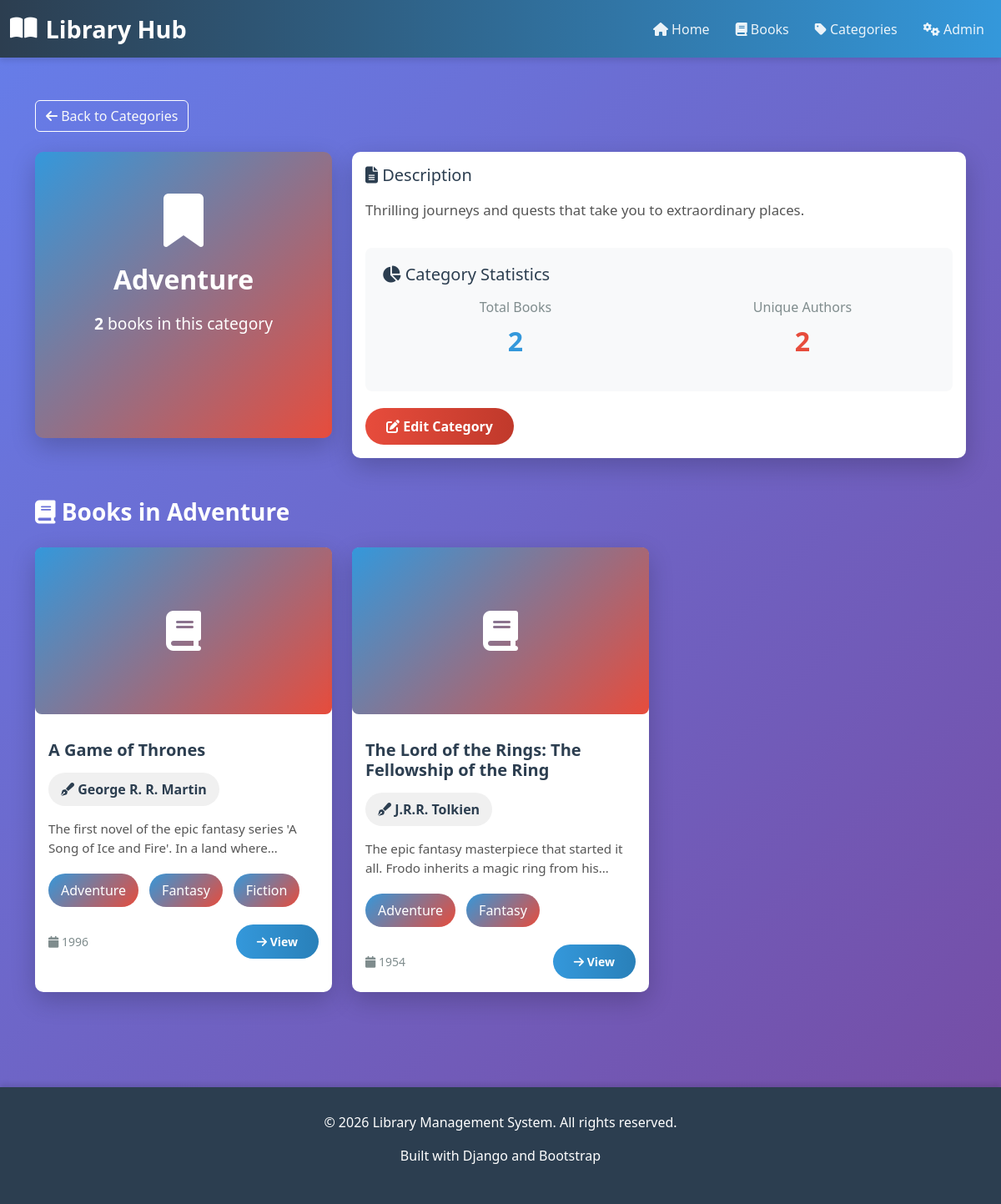
Screenshot of /categories/2/ with the database file from the repository.
### mainapp/models.py (models this page shows, shortened)
class Category(models.Model):
    name = models.CharField(max_length=100)
    description = models.TextField(blank=True, null=True)
    created_at = models.DateTimeField(auto_now_add=True)
    class Meta:
        verbose_name_plural = "Categories"
        ordering = ['name']

class Book(models.Model):
    title = models.CharField(max_length=300)
    author = models.ForeignKey(Author, on_delete=models.CASCADE, related_name='books')
    categories = models.ManyToManyField(Category, related_name='books')
    published = models.DateField()
    description = models.TextField(blank=True, null=True)
    isbn = models.CharField(max_length=20, blank=True, null=True)
    pages = models.IntegerField(blank=True, null=True)
    created_at = models.DateTimeField(auto_now_add=True)
    class Meta:
        ordering = ['-published']

class Author(models.Model):
    name = models.CharField(max_length=200)
    created_at = models.DateTimeField(auto_now_add=True)
    class Meta:
        ordering = ['name']

### mainapp/views.py (the view)
# urls.py: path('categories/<int:pk>/', views.category_detail, name='category_detail'),
def category_detail(request, pk):
    category = Category.objects.get(pk=pk)
    books = category.books.all()
    context = {'category': category, 'books': books}
    return render(request, 'mainapp/category_detail.html', context)

### mainapp/templates/mainapp/category_detail.html (shortened to what this page needs)
{% extends 'mainapp/base.html' %}
{% block content %}
<div class="container">
    <a href="{% url 'categories_list' %}" class="btn btn-outline-light mb-4" style="border-color: white;">
        <i class="fas fa-arrow-left"></i> Back to Categories
    </a>
    <div class="row mb-5">
        <div class="col-md-4 mb-4">
            <div class="card" style="background: linear-gradient(135deg, var(--accent-color), var(--secondary-color)); color: white; border: none;">
                <div class="card-body text-center" style="padding: 50px 20px;">
                    <i class="fas fa-bookmark" style="font-size: 4rem; margin-bottom: 20px;"></i>
                    <h2 class="card-title" style="color: white; margin-bottom: 20px;">{{ category.name }}</h2>
                    <p style="font-size: 1.2rem; margin-bottom: 0;">
                        <strong>{{ books.count }}</strong> books in this category
                    </p>
                </div>
            </div>
        </div>
        <div class="col-md-8">
            <div class="card">
                <div class="card-body">
                    {% if category.description %}
                        <h5 style="color: var(--primary-color); margin-bottom: 15px;">
                            <i class="fas fa-file-alt"></i> Description
                        </h5>
                        <p style="color: #555; line-height: 1.8; font-size: 1.05rem; margin-bottom: 30px;">
                            {{ category.description }}
                        </p>
                    {% endif %}
                    <div style="background: #f8f9fa; padding: 20px; border-radius: 8px; margin-bottom: 20px;">
                        <h5 style="color: var(--primary-color); margin-bottom: 15px;">
                            <i class="fas fa-chart-pie"></i> Category Statistics
                        </h5>
                        <div class="row text-center">
                            <div class="col-6">
                                <p style="color: #7f8c8d; margin-bottom: 5px;">Total Books</p>
                                <p style="color: var(--accent-color); font-size: 2rem; font-weight: 700;">
                                    {{ books.count }}
                                </p>
                            </div>
                            <div class="col-6">
                                <p style="color: #7f8c8d; margin-bottom: 5px;">Unique Authors</p>
                                <p style="color: var(--secondary-color); font-size: 2rem; font-weight: 700;">
                                    {{ books.values_list|length }}
                                </p>
                            </div>
                        </div>
                    </div>
                    <a href="{% url 'admin:mainapp_category_change' category.pk %}" class="btn btn-secondary">
                        <i class="fas fa-edit"></i> Edit Category
                    </a>
                </div>
            </div>
        </div>
    </div>
    <div class="row">
        <div class="col-12">
            <h3 style="color: white; font-weight: 700; margin-bottom: 25px;">
                <i class="fas fa-book"></i> Books in {{ category.name }}
            </h3>
            {% if books %}
                <div class="row">
                    {% for book in books %}
                        <div class="col-lg-4 col-md-6 mb-4">
                            <div class="card">
                                <div class="book-cover">
                                    <i class="fas fa-book"></i>
                                </div>
                                <div class="card-body">
                                    <h5 class="card-title">{{ book.title }}</h5>
                                    <div class="author-badge mb-3">
                                        <i class="fas fa-pen-fancy"></i> {{ book.author.name }}
                                    </div>
                                    {% if book.description %}
                                        <p class="card-text text-truncate-2" style="color: #555; font-size: 0.95rem; margin-bottom: 15px;">
                                            {{ book.description }}
                                        </p>
                                    {% endif %}
                                    <div class="tag-cloud">
                                        {% for cat in book.categories.all %}
                                            <span class="badge-custom">{{ cat.name }}</span>
                                        {% endfor %}
                                    </div>
                                    <div class="mt-3 d-flex justify-content-between align-items-center">
                                        <small style="color: #7f8c8d;">
                                            <i class="fas fa-calendar"></i> {{ book.published|date:"Y" }}
                                        </small>
                                        <a href="{% url 'book_detail' book.pk %}" class="btn btn-sm btn-primary">
                                            <i class="fas fa-arrow-right"></i> View
                                        </a>
                                    </div>
                                </div>
                            </div>
                        </div>
                    {% endfor %}
                </div>
            {% else %}
                <div class="alert alert-info text-center" role="alert">
                    <i class="fas fa-inbox"></i>
                    <p>No books in this category yet. <a href="{% url 'admin:index' %}">Add some books in the admin panel</a>.</p>
                </div>
            {% endif %}
        </div>
    </div>
</div>
{% endblock %}

### mainapp/templates/mainapp/base.html (style rules this page uses)
:root { --primary-color: #2c3e50; --secondary-color: #e74c3c; --accent-color: #3498db; }
body { background: linear-gradient(135deg, #667eea 0%, #764ba2 100%); min-height: 100vh; font-family: 'Segoe UI', Tahoma, Geneva, Verdana, sans-serif; padding-top: 80px; }
.card { background: white; border: none; border-radius: 10px; box-shadow: 0 10px 30px rgba(0, 0, 0, 0.2); transition: all 0.3s ease; height: 100%; }
.card-title { color: var(--primary-color); font-weight: 600; margin-bottom: 15px; }
.badge-custom { background: linear-gradient(135deg, var(--accent-color), var(--secondary-color)); padding: 8px 15px; border-radius: 20px; color: white; font-weight: 500; display: inline-block; margin: 5px 5px 5px 0; }
.btn-primary { background: linear-gradient(90deg, var(--accent-color), #2980b9); border: none; border-radius: 25px; padding: 10px 25px; font-weight: 600; transition: all 0.3s ease; }
.btn-secondary { background: linear-gradient(90deg, var(--secondary-color), #c0392b); border: none; border-radius: 25px; padding: 10px 25px; font-weight: 600; transition: all 0.3s ease; }
.book-cover { width: 100%; height: 200px; background: linear-gradient(135deg, var(--accent-color), var(--secondary-color)); border-radius: 8px; display: flex; align-items: center; justify-content: center; color: white; font-size: 3rem; margin-bottom: 15px; }
.text-truncate-2 { display: -webkit-box; -webkit-line-clamp: 2; -webkit-box-orient: vertical; overflow: hidden; }
.tag-cloud { display: flex; flex-wrap: wrap; gap: 8px; margin-top: 15px; }
.author-badge { background: #f0f0f0; padding: 8px 15px; border-radius: 20px; color: var(--primary-color); font-weight: 600; display: inline-block; }
a { color: var(--accent-color); text-decoration: none; transition: color 0.3s ease; }

### rows the page displays
Category: name "Adventure", description "Thrilling journeys and quests that take you to extraordinary places."
Book: title "A Game of Thrones", author.name "George R. R. Martin", description "The first novel of the epic fantasy series 'A Song of Ice and Fire'. In a land…", published "1996"
Category: name "Fantasy"
Category: name "Fiction"
Book: title "The Lord of the Rings: The Fellowship of the Ring", author.name "J.R.R. Tolkien", description "The epic fantasy masterpiece that started it all. Frodo inherits a magic ring from…", published "1954"

### other values shown
{{ books.count }} "2"
{{ books.values_list|length }} "2"
